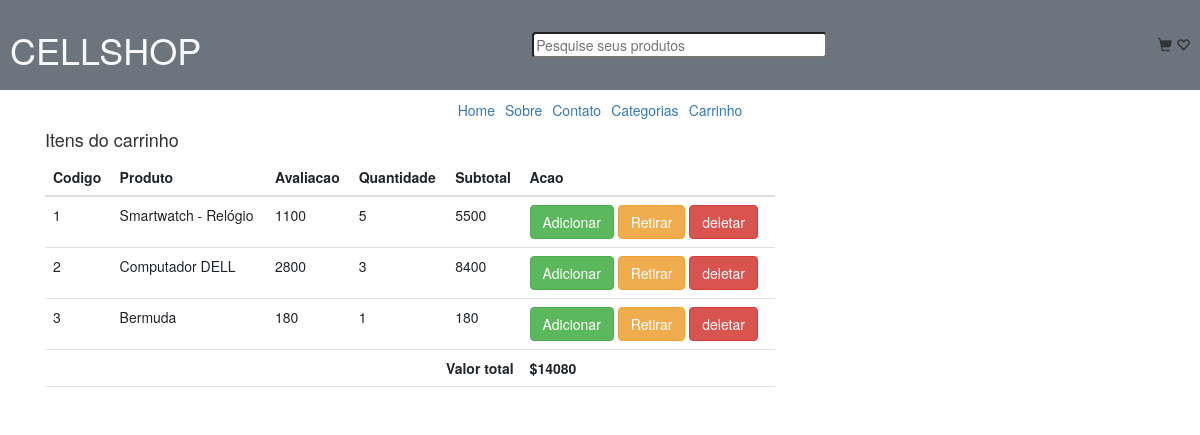
The app's page /meu-carro/ (signed in), older data.
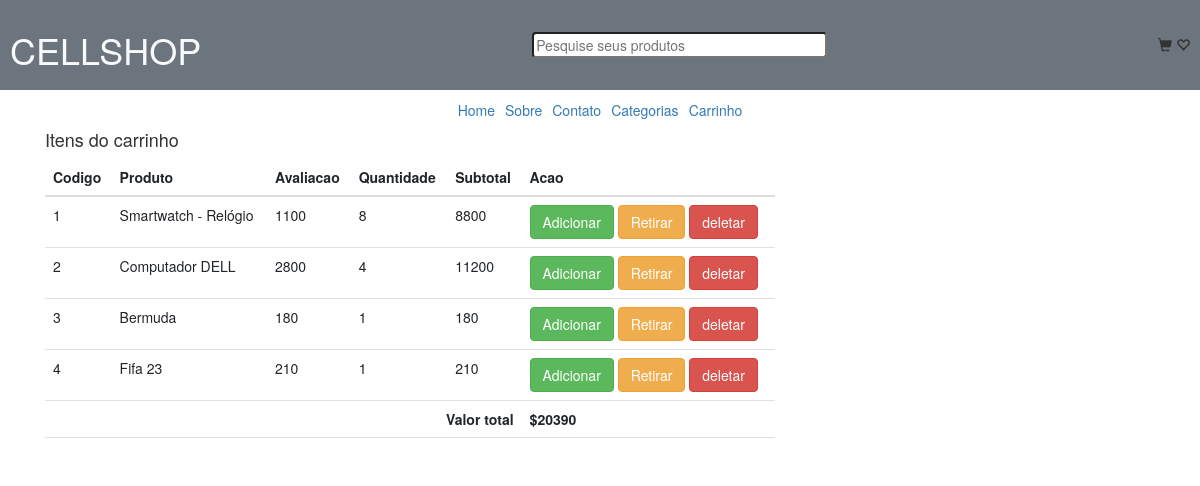
The same page, newer data.
### lojaapp/models.py (models this page shows, shortened)
class CarroProduto(models.Model):
    carro = models.ForeignKey(Carro, on_delete=models.CASCADE)
    produto = models.ForeignKey(Produto, on_delete=models.CASCADE)
    avaliacao_produto = models.PositiveIntegerField()
    quantidade = models.PositiveIntegerField()
    sub_total = models.PositiveIntegerField()

class Produto(models.Model):
    titulo = models.CharField(max_length=100)
    slug = models.SlugField(unique=True, max_length=100)
    categoria = models.ForeignKey(Categoria, on_delete=models.CASCADE)
    imagem = models.ImageField(upload_to="produtos")
    preco_mercado = models.PositiveIntegerField()
    venda = models.PositiveIntegerField()
    descricao = models.TextField()
    garantia = models.CharField(max_length=100, null=True, blank=True)
    return_devolucao = models.CharField(max_length=300, null=True, blank=True)
    visualizacao = models.PositiveIntegerField(default=0)

class Carro(models.Model):
    cliente = models.ForeignKey(Cliente, on_delete=models.SET_NULL, null=True, blank=True)
    total = models.PositiveIntegerField(default=0)
    criado_em = models.DateField(auto_now_add=True)

### lojaapp/views.py (the view)
# urls.py: path("meu-carro/", MeuCarroView.as_view(), name="meucarro"),
class MeuCarroView(TemplateView):
    template_name = "meucarro.html"
    def get_context_data(self, **kwargs):
        context = super().get_context_data(**kwargs)
        carro_id = self.request.session.get("carro_id", None)
        if carro_id:
            carro = Carro.objects.get(id=carro_id)
        else:
            carro = None
        context['carro'] = carro
        return context

### templates/meucarro.html
{% extends 'base.html' %} {% block content%}
<div class="container">
  <div class="row">
    <div class="col-md-8">
      <h4>Itens do carrinho</h4>
      <table class="table">
        <thead>
          <tr>
            <th>Codigo</th>
            <th>Produto</th>
            <th>Avaliacao</th>
            <th>Quantidade</th>
            <th>Subtotal</th>
            <th>Acao</th>
          </tr>
        </thead>
        <tbody>
          {% for cp in carro.carroproduto_set.all %}
          <tr>
            <td>{{ forloop.counter }}</td>
            <td>{{ cp.produto.titulo }}</td>
            <td>{{ cp.avaliacao_produto }}</td>
            <td>{{ cp.quantidade}}</td>
            <td>{{ cp.sub_total }}</td>
            <td>
              <a
                href="{% url 'lojaapp:manipularcarro' cp.id %}?acao=inc"
                class="btn btn-success"
                >Adicionar
              </a>
              <a
                href="{% url 'lojaapp:manipularcarro' cp.id %}?acao=dcr"
                class="btn btn-warning"
                >Retirar</a
              >
              <a
                href="{% url 'lojaapp:manipularcarro' cp.id %}?acao=rmv"
                class="btn btn-danger"
                >deletar</a
              >
            </td>
          </tr>
          {% endfor %}
          <tr>
            <th colspan="5" class="text-right">Valor total</th>
            <th>${{carro.total}}</th>
          </tr>
        </tbody>
      </table>
    </div>
  </div>
</div>
{% endblock %}

Row changes from the older to the newer data that the page shows:
changed CarroProduto "Smartwatch - Relógio": quantidade "5" → "8"; sub_total "5500" → "8800"
changed CarroProduto "Computador DELL": quantidade "3" → "4"; sub_total "8400" → "11200"
added CarroProduto: produto.titulo "Fifa 23", avaliacao_produto "210", quantidade "1", sub_total "210"
changed Carro: total "14080" → "20390"
